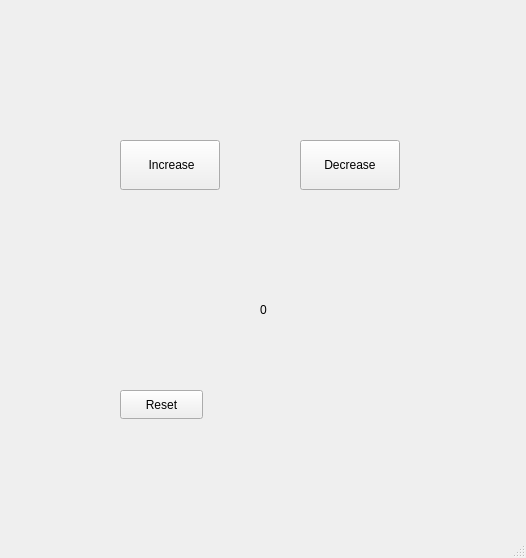
<?xml version="1.0" encoding="UTF-8"?>
<ui version="4.0">
 <class>MainWindow</class>
 <widget class="QMainWindow" name="MainWindow">
  <property name="geometry">
   <rect>
    <x>0</x>
    <y>0</y>
    <width>526</width>
    <height>558</height>
   </rect>
  </property>
  <property name="windowTitle">
   <string>MainWindow</string>
  </property>
  <widget class="QWidget" name="centralwidget">
   <widget class="QPushButton" name="btnIncrease">
    <property name="geometry">
     <rect>
      <x>120</x>
      <y>140</y>
      <width>100</width>
      <height>50</height>
     </rect>
    </property>
    <property name="text">
     <string>	Increase</string>
    </property>
   </widget>
   <widget class="QPushButton" name="btnDecrease">
    <property name="geometry">
     <rect>
      <x>300</x>
      <y>140</y>
      <width>100</width>
      <height>50</height>
     </rect>
    </property>
    <property name="text">
     <string>Decrease</string>
    </property>
   </widget>
   <widget class="QLabel" name="lblCount">
    <property name="geometry">
     <rect>
      <x>260</x>
      <y>300</y>
      <width>63</width>
      <height>20</height>
     </rect>
    </property>
    <property name="text">
     <string>0</string>
    </property>
    <property name="textFormat">
     <enum>Qt::TextFormat::RichText</enum>
    </property>
   </widget>
   <widget class="QPushButton" name="btnReset">
    <property name="geometry">
     <rect>
      <x>120</x>
      <y>390</y>
      <width>83</width>
      <height>29</height>
     </rect>
    </property>
    <property name="text">
     <string>Reset</string>
    </property>
   </widget>
  </widget>
  <widget class="QMenuBar" name="menubar">
   <property name="geometry">
    <rect>
     <x>0</x>
     <y>0</y>
     <width>526</width>
     <height>21</height>
    </rect>
   </property>
  </widget>
  <widget class="QStatusBar" name="statusbar"/>
 </widget>
 <resources/>
 <connections/>
</ui>
